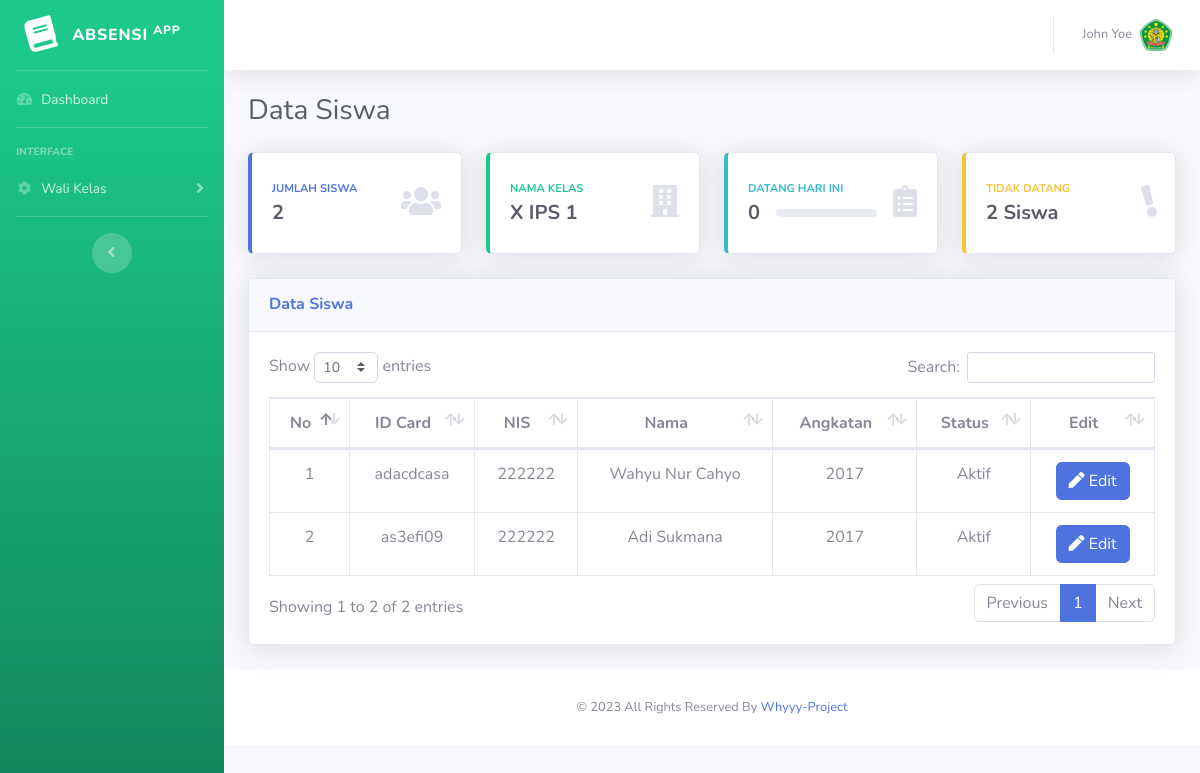
The page /?hlm=wali (signed in) on the database its author committed.
### tables this page shows
CREATE TABLE `tb_kelas` (
  `id_kelas` int(11) NOT NULL,
  `nama_kelas` varchar(255) NOT NULL,
  `angkatan_kelas` varchar(255) NOT NULL,
  `status_kelas` enum('1','0') NOT NULL
);

CREATE TABLE `tb_siswa` (
  `id_siswa` int(11) NOT NULL,
  `uuid` varchar(255) NOT NULL,
  `id_kelas` int(11) NOT NULL,
  `nis` varchar(255) DEFAULT NULL,
  `nama_siswa` varchar(255) NOT NULL,
  `angkatan` varchar(255) NOT NULL,
  `status` enum('1','0') NOT NULL,
  `created_at` datetime NOT NULL,
  `updated_at` datetime NOT NULL
);

### query/guru/dashboard.php (called while the page is built, shortened)
<?php
$idKariyawan = $_SESSION['id'];
$qry_siswa = mysqli_query($db, "SELECT * FROM `tb_siswa` LEFT JOIN tb_kelas ON tb_siswa.id_kelas = tb_kelas.id_kelas LEFT JOIN kariyawan ON kariyawan.id_kelas = tb_kelas.id_kelas WHERE kariyawan.id_kariyawan = $idKariyawan AND tb_siswa.status = 1;");
$totalSiswa = mysqli_num_rows($qry_siswa);
$idKelas = mysqli_fetch_array($qry_siswa);
$idKls = $idKelas['id_kelas'];
$date = date('Y-m-d');
$qryAbsensiSekarang = mysqli_query($db, "SELECT * FROM `tb_absen_siswa` LEFT JOIN tb_siswa ON tb_absen_siswa.id_siswa = tb_siswa.id_siswa WHERE tb_siswa.id_kelas = $idKls AND tb_absen_siswa.tgl = '$date';");
$tidakHadir = $totalSiswa - mysqli_num_rows($qryAbsensiSekarang);

### public/view/layouts/guru/wali_kelas.php (the view, shortened to what this page needs)
<?php
include "public/view/layouts/header.php";
include "public/view/partials/guru/sidebar.php";
include "public/view/partials/guru/wrapper.php";
?>
<div class="container-fluid">
    <div class="d-sm-flex align-items-center justify-content-between mb-4">
        <h1 class="h3 mb-0 text-gray-800">Data Siswa</h1>
    </div>
    <div class="row">
        <?php
        include "query/guru/dashboard.php";
        include "public/view/layouts/guru/top-content.php"; ?>
        <div class="col-xl-12 col-lg-12">
            <div class="card shadow mb-4">
                <div class="card-header py-3 d-flex flex-row align-items-center justify-content-between">
                    <h6 class="m-0 font-weight-bold text-primary">Data Siswa</h6>
                </div>
                <div class="card-body">
                    <div class="table-responsive">
                        <table class="table table-bordered" id="dataTable" width="100%" cellspacing="0">
                            <thead>
                                <tr class="text-center">
                                    <th>No</th>
                                    <th>ID Card</th>
                                    <th>NIS</th>
                                    <th>Nama</th>
                                    <th>Angkatan</th>
                                    <th>Status</th>
                                    <th>Edit</th>
                                </tr>
                            </thead>
                            <tbody>
                                <?php $no = 1 ?>
                                <?php foreach ($qry_siswa as $siswa) : ?>
                                    <tr class="text-center">
                                        <td><?= $no;
                                            $no++ ?></td>
                                        <td><?= $siswa['uuid'] ?></td>
                                        <td><?= $siswa['nis'] ?></td>
                                        <td><?= $siswa['nama_siswa'] ?></td>
                                        <td><?= $siswa['angkatan'] ?></td>
                                        <td><?= $siswa['status'] == 1 ? "Aktif" : "Tidak Aktif" ?></td>
                                        <td class="text-center"><a href="#" class="btn btn-primary"><i class="fas fa-pen"></i> Edit</a></td>
                                    </tr>
                                <?php endforeach; ?>
                            </tbody>
                        </table>
                    </div>
                </div>
            </div>
        </div>
    </div>
</div>
<?php
include "public/view/layouts/footer.php";
?>

### public/view/layouts/guru/top-content.php (shortened to what this page needs)
<div class="col-xl-3 col-md-6 col-sm-6 col-6 mb-4">
    <div class="card border-left-primary shadow h-100 py-2">
        <a href="?hlm=wali" class="text-decoration-none">
            <div class="card-body">
                <div class="row no-gutters align-items-center">
                    <div class="col mr-2">
                        <div class="text-xs font-weight-bold text-primary text-uppercase mb-1">
                            Jumlah Siswa</div>
                        <div class="h5 mb-0 font-weight-bold text-gray-800"><?= $totalSiswa ?></div>
                    </div>
                    <div class="col-auto">
                        <i class="fas fa-users fa-2x text-gray-300"></i>
                    </div>
                </div>
            </div>
        </a>
    </div>
</div>
<div class="col-xl-3 col-md-6 col-sm-6 col-6 mb-4">
    <div class="card border-left-success shadow h-100 py-2">
        <div class="card-body">
            <div class="row no-gutters align-items-center">
                <div class="col mr-2">
                    <div class="text-xs font-weight-bold text-success text-uppercase mb-1">
                        Nama Kelas</div>
                    <div class="h5 mb-0 font-weight-bold text-gray-800"><?= $idKelas['nama_kelas'] ?></div>
                </div>
                <div class="col-auto">
                    <i class="fas fa-building fa-2x text-gray-300"></i>
                </div>
            </div>
        </div>
    </div>
</div>
<div class="col-xl-3 col-md-6 col-sm-6 col-6 mb-4">
    <div class="card border-left-info shadow h-100 py-2">
        <div class="card-body">
            <div class="row no-gutters align-items-center">
                <div class="col mr-2">
                    <div class="text-xs font-weight-bold text-info text-uppercase mb-1">Datang Hari ini
                    </div>
                    <div class="row no-gutters align-items-center">
                        <div class="col-auto">
                            <div class="h5 mb-0 mr-3 font-weight-bold text-gray-800"><?= mysqli_num_rows($qryAbsensiSekarang) ?></div>
                        </div>
                        <div class="col">
                            <div class="progress progress-sm mr-2">
                            </div>
                        </div>
                    </div>
                </div>
                <div class="col-auto">
                    <i class="fas fa-clipboard-list fa-2x text-gray-300"></i>
                </div>
            </div>
        </div>
    </div>
</div>
<div class="col-xl-3 col-md-6 col-sm-6 col-6 mb-4">
    <div class="card border-left-warning shadow h-100 py-2">
        <div class="card-body">
            <div class="row no-gutters align-items-center">
                <div class="col mr-2">
                    <div class="text-xs font-weight-bold text-warning text-uppercase mb-1">
                        Tidak Datang</div>
                    <div class="h5 mb-0 font-weight-bold text-gray-800"><?= $tidakHadir ?> Siswa</div>
                </div>
                <div class="col-auto">
                    <i class="fas fa-exclamation rotate-n-15 fa-2x text-gray-300"></i>
                </div>
            </div>
        </div>
    </div>
</div>

### rows shown on the page
tb_kelas: nama_kelas "X IPS 1"
tb_siswa: uuid "adacdcasa", nis "222222", nama_siswa "Wahyu Nur Cahyo", angkatan "2017", status "Aktif"
tb_siswa: uuid "as3efi09", nis "222222", nama_siswa "Adi Sukmana", angkatan "2017", status "Aktif"

### other values the page prints
$_SESSION['nama'] "John Yoe"
$totalSiswa "2"
mysqli_num_rows($qryAbsensiSekarang) "0"
$tidakHadir "2"
